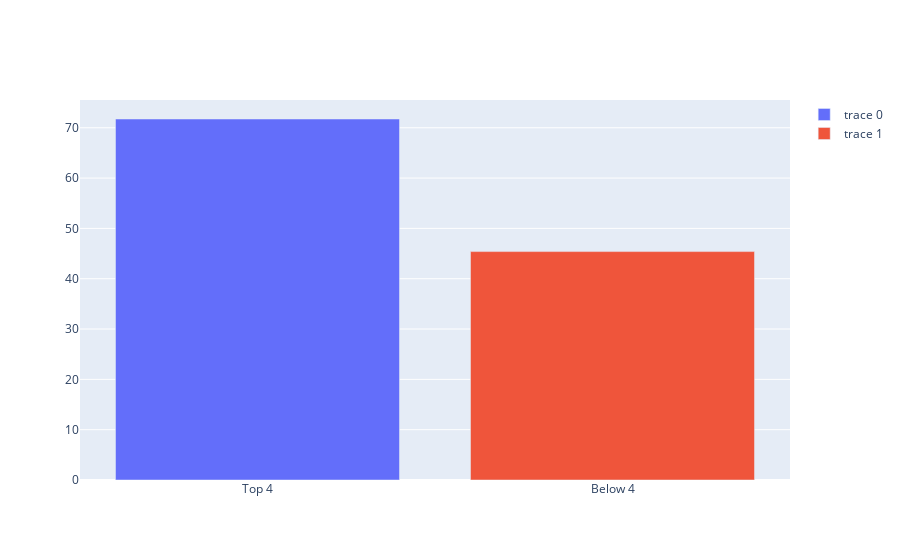

Source (notebook cell):
### Code cell
f = go.Figure([
    go.Bar(x=['Top 4'], y=[goal_top4]),
    go.Bar(x=['Below 4'], y=[goal_below4])
])
f.show()

### Figure 1 — Plotly figure (JSON) as saved in the notebook; plotly's stock layout.template omitted (floating-point values rounded to 4 significant figures)
{"data": [{"type": "bar", "x": ["Top 4"], "y": [71.74]}, {"type": "bar", "x": ["Below 4"], "y": [45.39]}], "layout": {"autosize": true, "xaxis": {"autorange": true, "range": [-0.5, 1.5], "type": "category"}, "yaxis": {"autorange": true, "range": [0, 75.52], "type": "linear"}}}
